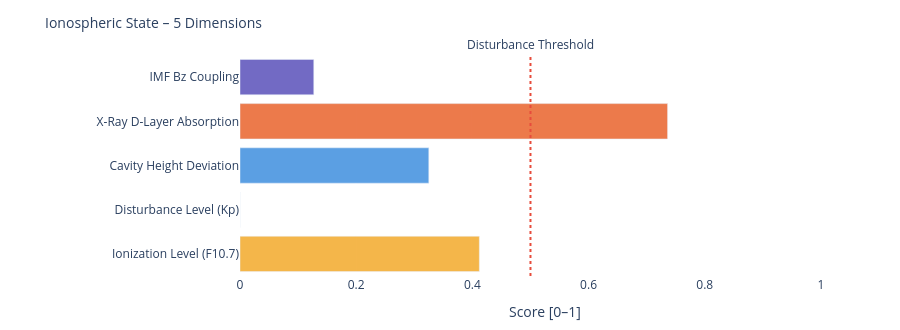

Source (notebook cell):
### Markdown cell above
---
### 📐 Systemic Insight: Geometric Cavity vs. Real Schumann Resonance

**Relevant for:** Layer 6 = delta analysis &nbsp;|&nbsp; Layer 7 = feature vector / system interpretation

A cavity height change from 80 km to 70 km shifts the **idealized geometric frequencies** only minimally:

| Modus | Aktuell | Referenz | Δ |
|-------|---------|----------|---|
| SR-1 | 10.4762 Hz | 10.4599 Hz | +16 mHz |
| SR-2 | 18.1452 Hz | 18.1171 Hz | +28 mHz |
| SR-3 | 25.6612 Hz | 25.6215 Hz | +40 mHz |
| SR-4 | 33.1285 Hz | 33.0772 Hz | +51 mHz |

The geometric effect is limited because 10 km is very small compared to Earth's radius (~6371 km).

**Consequence:** Real Schumann deviations are likely driven more strongly by **conductivity, damping, day/night structure, lightning distribution and source geometry** than by pure cavity height.

---

**Layer 6 compares:**
```
geometric Δ from Layer 4  vs.  observed Δ from real Schumann measurement data
```

**Layer 7 Feature:**
```
If real Δ >> geometric Δ  →  non-geometric factors dominant
```

### Code cell
# ============================================================
# IONOSPHERIC STATE – Summary gauge
# Five dimensions: ionization, disturbance, cavity height, X-Ray, Bz coupling
# ============================================================

def norm(v, lo, hi):
    if v is None: return None
    return round(max(0.0, min(1.0, (v - lo) / (hi - lo))), 3)

# Ionization level (F10.7 → F2-Layer)
ioniz = norm(f107_val, 60, 250)

# Disturbance level (Kp → E/F-Layer irregularities)
disturb = norm(kp_val, 0, 9)

# Cavity height deviation from reference (80 km)
h_dev = norm(abs(h_eff - 80), 0, 20)

# X-Ray ionization (D-Layer absorption)
xray_ioniz = None
if xray_now is not None:
    xray_ioniz = norm(math.log10(max(xray_now, 1e-9)) + 9, 0, 5)

# Bz coupling (southward Bz → stronger magnetosphere-ionosphere coupling)
bz_coupling = norm(-(bz_now or 0), -5, 30) if bz_now is not None else None

dims = [
    ('Ionization Level (F10.7)',    ioniz,      '#F2A623'),
    ('Disturbance Level (Kp)',      disturb,    '#7F77DD'),
    ('Cavity Height Deviation',     h_dev,      '#378ADD'),
    ('X-Ray D-Layer Absorption',    xray_ioniz, '#E85D24'),
    ('IMF Bz Coupling',             bz_coupling,'#534AB7'),
]

fig = go.Figure()
for name, val, col in dims:
    if val is not None:
        h = int(val * 20)
        bar = '█' * h + '░' * (20 - h)
        label = f'{name}:  {bar}  {val:.3f}'
    else:
        label = f'{name}:  {"─" * 20}  n/a'
    fig.add_trace(go.Bar(
        x=[val if val is not None else 0],
        y=[name],
        orientation='h',
        marker_color=col, opacity=0.82,
        showlegend=False
    ))

fig.add_vline(x=0.5, line_dash='dot', line_color='#e74c3c',
              annotation_text='Disturbance Threshold', annotation_position='top')
fig.update_layout(
    title=dict(text='Ionospheric State – 5 Dimensions', font=dict(size=14)),
    xaxis=dict(title='Score [0–1]', range=[0, 1.05]),
    height=330, plot_bgcolor='rgba(0,0,0,0)', paper_bgcolor='rgba(0,0,0,0)',
    margin=dict(l=240, r=50, t=55, b=40)
)
fig.show()

print(f'\nIonospheric state:')
for name, val, _ in dims:
    print(f'  {name:<35} {val:.3f}' if val is not None else f'  {name:<35} n/a')

### Figure 1 — Plotly figure (JSON) as saved in the notebook; plotly's stock layout.template omitted (floating-point values rounded to 4 significant figures)
{"data": [{"marker": {"color": "#F2A623"}, "opacity": 0.82, "orientation": "h", "showlegend": false, "type": "bar", "x": [0.412], "y": ["Ionization Level (F10.7)"]}, {"marker": {"color": "#7F77DD"}, "opacity": 0.82, "orientation": "h", "showlegend": false, "type": "bar", "x": [0.0], "y": ["Disturbance Level (Kp)"]}, {"marker": {"color": "#378ADD"}, "opacity": 0.82, "orientation": "h", "showlegend": false, "type": "bar", "x": [0.325], "y": ["Cavity Height Deviation"]}, {"marker": {"color": "#E85D24"}, "opacity": 0.82, "orientation": "h", "showlegend": false, "type": "bar", "x": [0.736], "y": ["X-Ray D-Layer Absorption"]}, {"marker": {"color": "#534AB7"}, "opacity": 0.82, "orientation": "h", "showlegend": false, "type": "bar", "x": [0.127], "y": ["IMF Bz Coupling"]}], "layout": {"annotations": [{"showarrow": false, "text": "Disturbance Threshold", "x": 0.5, "xanchor": "center", "xref": "x", "y": 1, "yanchor": "bottom", "yref": "y domain"}], "height": 330, "margin": {"b": 40, "l": 240, "r": 50, "t": 55}, "paper_bgcolor": "rgba(0,0,0,0)", "plot_bgcolor": "rgba(0,0,0,0)", "shapes": [{"line": {"color": "#e74c3c", "dash": "dot"}, "type": "line", "x0": 0.5, "x1": 0.5, "xref": "x", "y0": 0, "y1": 1, "yref": "y domain"}], "title": {"font": {"size": 14}, "text": "Ionospheric State – 5 Dimensions"}, "xaxis": {"range": [0, 1.05], "title": {"text": "Score [0–1]"}}}}
